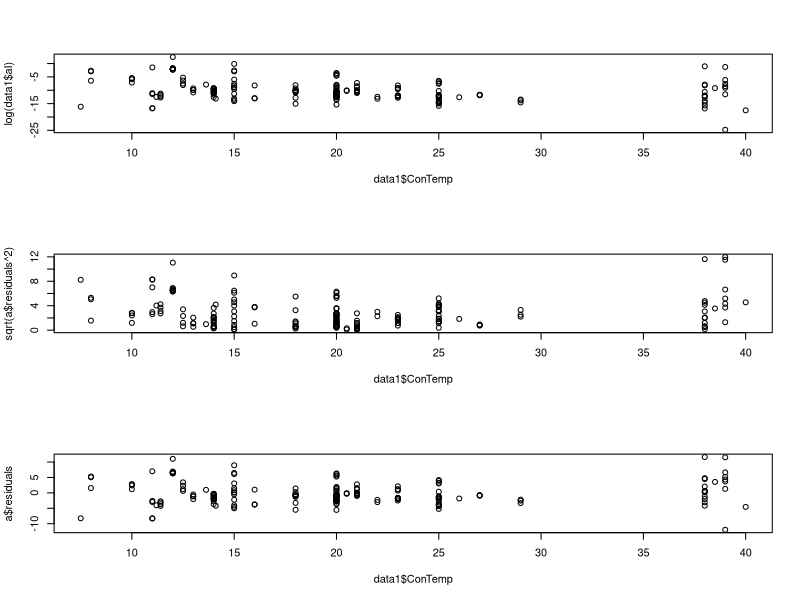
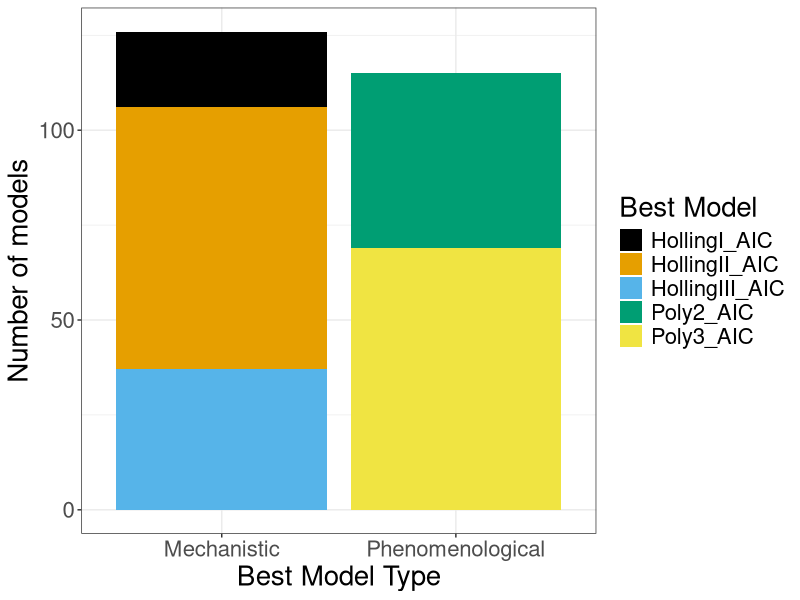
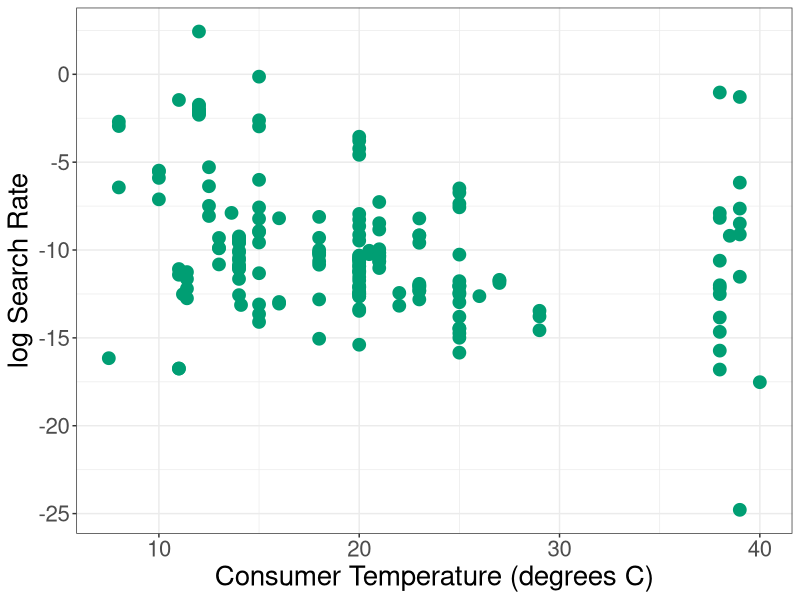
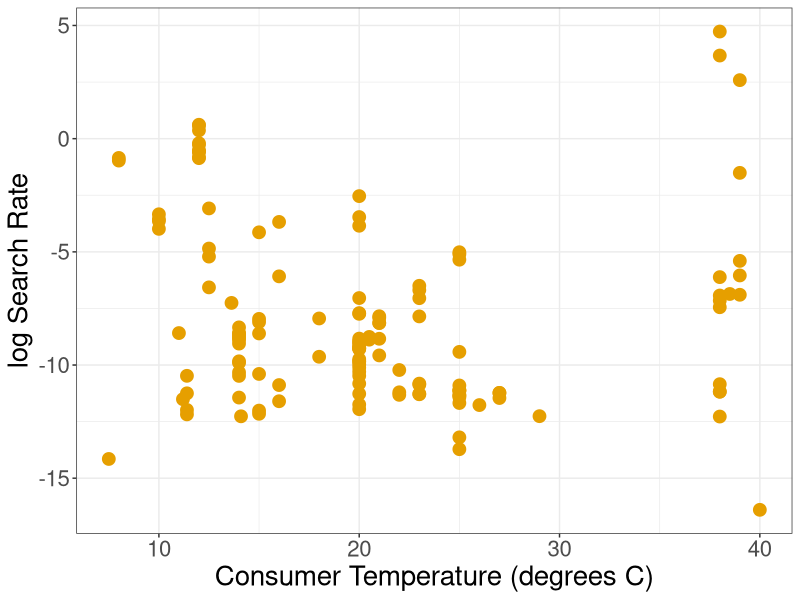
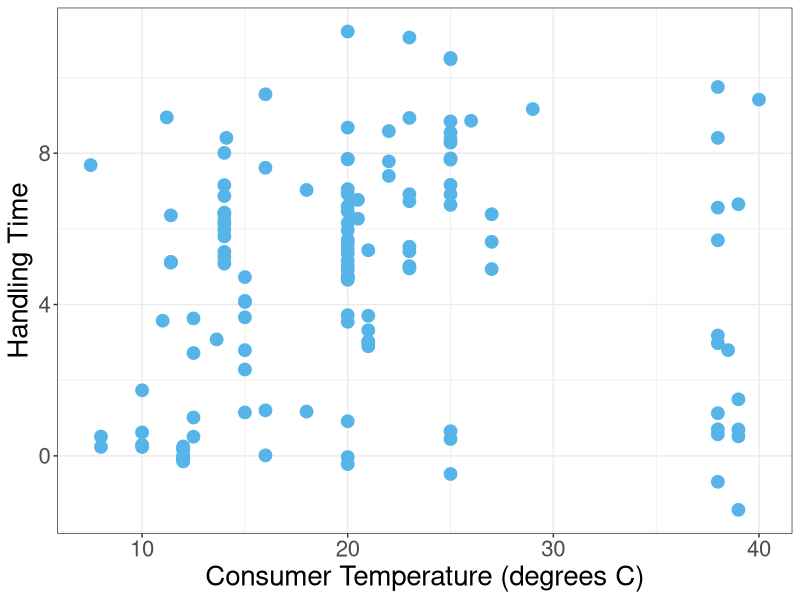
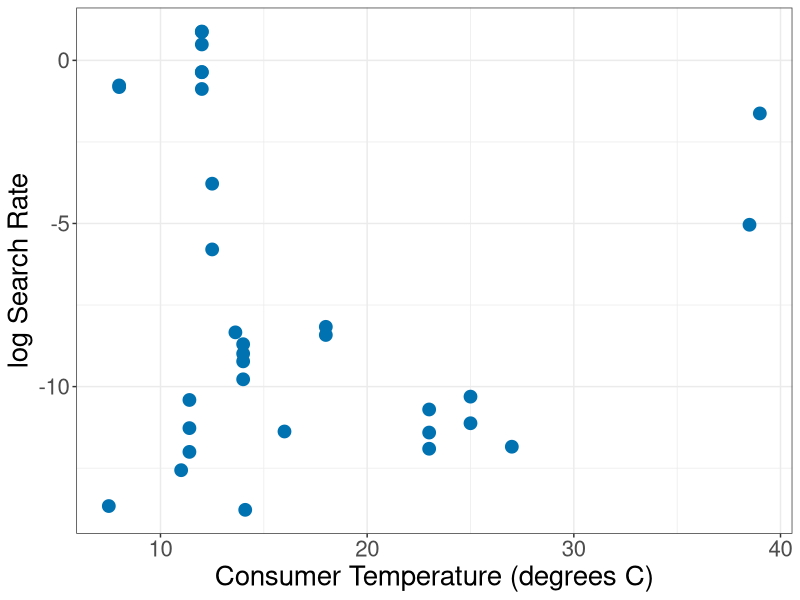
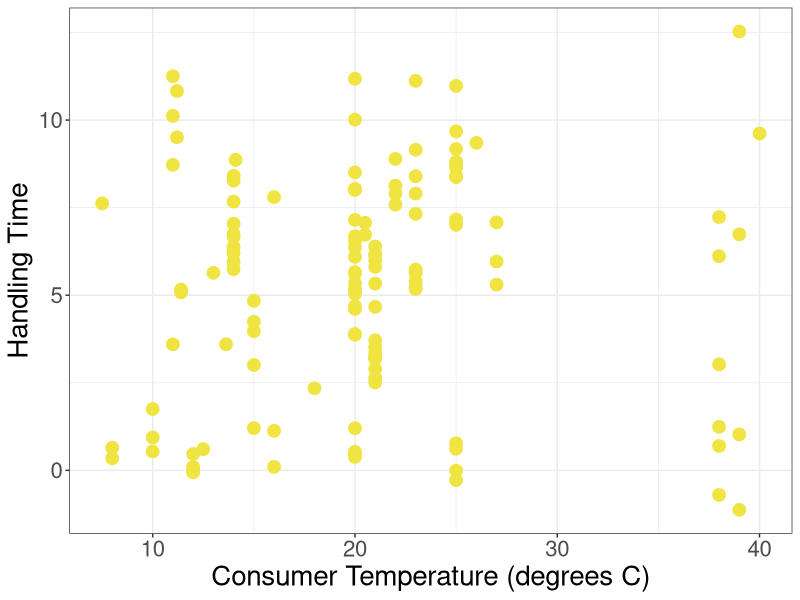
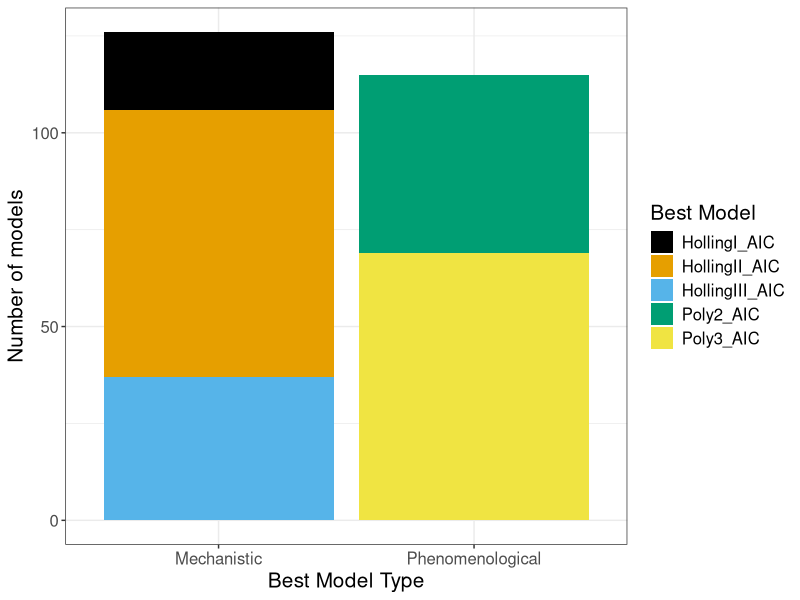

These charts were generated, in order, by the following R code:
library(ggplot2)
library(ggthemes)

cbbPalette <- c("#000000", "#E69F00", "#56B4E9", "#009E73", "#F0E442", "#0072B2", "#D55E00", "#CC79A7")

if (dir.exists("../Results/Plots")==FALSE){
  dir.create("../Results/Plots")
}

data<-read.csv("../Results/dataanalysiscrat.csv")
data1<-subset(data, aIp<0.05)
data2<-subset(data,hIIp<0.05 & aIIp<0.05)
data3a<-subset(data,aIIIp<0.05 )
data3h<-subset(data,hIIIp<0.05)
plot2con<-ggplot()+geom_point(aes(ConTemp,log(aII),color="Search Rate"),data=data2,size=4)+
  geom_point(aes(ConTemp,log(hII),color="Handling Time"),data=data2,size=4)+
  theme_bw()+scale_color_colorblind("Parameter")+xlab("Temperature (degrees C)")+ylab("log Parameter")+theme(text = element_text(size=20))

plot2res<-ggplot()+geom_point(aes(ResTemp,log(aII),color="Search Rate"),data=data2,size=4)+
  geom_point(aes(ResTemp,log(hII),color="Handling Time"),data=data2,size=4)+
  theme_bw()+scale_color_colorblind("Parameter")+xlab("Temperature (degrees C)")+ylab("log Parameter")+theme(text = element_text(size=20))

plot1con<-  ggplot()+geom_point(aes(ConTemp,log(aI),col="Search Rate"),data=data1,size=4)+
  theme_bw()+scale_color_colorblind("Parameter")+xlab("Temperature (degrees C)")+ylab("log Parameter")+theme(text = element_text(size=20))

plot1res<-ggplot()+
  geom_point(aes(ResTemp,log(aI),col="Search Rate"),data=data1,size=4)+
  theme_bw()+scale_color_colorblind("Parameter")+xlab("Temperature (degrees C)")+ylab("log Parameter")+theme(text = element_text(size=20))

#not so good for aIII-a worse model

plot3con<-ggplot()+
  geom_point(aes(ConTemp,log(aIII),col="Search Rate"),data=data3a,size=4)+ 
  geom_point(aes(ConTemp,log(hIII),col="Handling Time"),data=data3h,size=4)+
  theme_bw()+scale_color_colorblind("Parameter")+xlab("Temperature (degrees C)")+ylab("log Parameter")+theme(text = element_text(size=20))


 plot3res<- ggplot() + geom_point(aes(ResTemp, log(aIII), col = "Search Rate"),size =4,data = data3a) +
  geom_point(aes(ResTemp, log(hIII), col = "Handling Time"),size = 4,
             data = data3h) +
  theme_bw() + scale_color_colorblind("Parameter") + xlab("Temperature (degrees C)") +
  ylab("log Parameter") + theme(text = element_text(size = 20))


 
 ###changing these
 
 plot2conA<-ggplot()+geom_point(aes(ConTemp,log(aII)),color=cbbPalette[2],data=data2,size=4)+
   theme_bw()+xlab("Consumer Temperature (degrees C)")+ylab("log Search Rate")+theme(text = element_text(size=20))

 plot2conH<-ggplot()+geom_point(aes(ConTemp,log(hII)),color=cbbPalette[3],data=data2,size=4)+
   theme_bw()+xlab("Consumer Temperature (degrees C)")+ylab("Handling Time")+theme(text = element_text(size=20))
 
 
plot1conA<-ggplot()+geom_point(aes(ConTemp,log(aI)),color=cbbPalette[4],data=data1,size=4)+
     theme_bw()+xlab("Consumer Temperature (degrees C)")+ylab("log Search Rate")+theme(text = element_text(size=20))
   
   plot3conH<- ggplot()+geom_point(aes(ConTemp,log(hIII)),color=cbbPalette[5],data=data3h,size=4)+
     theme_bw()+xlab("Consumer Temperature (degrees C)")+ylab("Handling Time")+theme(text = element_text(size=20))
   
   plot3conA<-ggplot()+geom_point(aes(ConTemp,log(aIII)),color=cbbPalette[6],data=data3a,size=4)+
     theme_bw()+xlab("Consumer Temperature (degrees C)")+ylab("log Search Rate")+theme(text = element_text(size=20))
   
   
   
   

 #not so good for aIII-a worse model
 
 plot3con<-ggplot()+
   geom_point(aes(ConTemp,log(aIII),col="Search Rate"),data=data3a,size=4)+ 
   geom_point(aes(ConTemp,log(hIII),col="Handling Time"),data=data3h,size=4)+
   theme_bw()+scale_color_colorblind("Parameter")+xlab("Temperature (degrees C)")+ylab("log Parameter")+theme(text = element_text(size=20))
 
 
 plot3res<- ggplot() + geom_point(aes(ResTemp, log(aIII), col = "Search Rate"),size =4,data = data3a) +
   geom_point(aes(ResTemp, log(hIII), col = "Handling Time"),size = 4,
              data = data3h) +
   theme_bw() + scale_color_colorblind("Parameter") + xlab("Temperature (degrees C)") +
   ylab("log Parameter") + theme(text = element_text(size = 20))
 
 
 
 
 
 
 
 
 
 
 
 
 
 
 
printgraph<-function(name){
  png(paste0("../Results/Plots/",substitute(name),".png"))
  print(name)
  dev.off()
}


#printgraph(plot1con)
#printgraph(plot2con)
#printgraph(plot3con)
#printgraph(plot1res)
#printgraph(plot2res)
#printgraph(plot3res)
printgraph(plot1conA)
printgraph(plot2conA)
printgraph(plot2conH)
printgraph(plot3conA)
printgraph(plot3conH)
par(mfrow=c(3,1))
a<-lm(log(data1$aI)~data1$ConTemp)


##what des this meannnnnnnnn. 
plot(data1$ConTemp,log(data1$aI))
plot(data1$ConTemp,sqrt(a$residuals^2))
plot(data1$ConTemp,a$residuals)
#TRASH , ALL TRASH



#this graph shows that mechanistic is slightly better
modelbesttype<-  ggplot(data=data,aes(x=best.model.type,fill=BestAIC))+geom_bar(stat="count")+
  theme_bw()+theme(text = element_text(size = 15))+xlab("Best Model Type")+ylab("Number of models")+scale_fill_colorblind("Best Model")


  
#diff between holling and holling recal
modelbestholl<-ggplot(data=data, aes(BestAICHol))+xlab("Best Holling Model")+ylab("Number of models")+theme_bw()+geom_bar()+scale_fill_colorblind()+theme(text = element_text(size = 20))
modelbesthollrecal<-ggplot(data=data, aes(BestAICHolRECAL))+xlab("Best Holling Model")+ylab("Number of models")+theme_bw()+geom_bar()+theme(text = element_text(size = 20))
#type 2 most common then 1 then 3
modelbest<-ggplot(data=data, aes(BestAIC))+geom_bar()+ylim(0,75)+theme_bw()+theme(text = element_text(size = 15))+xlab("Best Model")+ylab("Number of models")
modelsecondbest<-ggplot(data=data, aes(BestAIC_sec))+geom_bar()+theme_bw()+theme(text = element_text(size = 15))+xlab("Best Model")+ylab("Number of models")

printgraph(modelbesttype)
printgraph(modelbestholl)
printgraph(modelbesthollrecal)
printgraph(modelbest)
printgraph(modelsecondbest)



  #working on temp mdel graph
ggplot(data=data,aes(x=best.model.type,fill=BestAIC))+geom_bar(stat="count")+
  theme_bw()+theme(text = element_text(size = 20))+xlab("Best Model Type")+ylab("Number of models")+scale_fill_colorblind("Best Model")
